Frame 1 (no input): blank canvas, image omitted
Frame 60 (the mouse pressed at the canvas centre just before this capture): blank canvas, image omitted
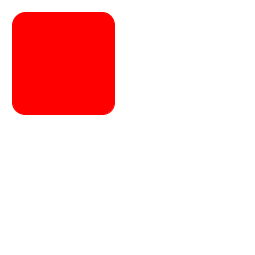
Frame 120 (the mouse held since frame 60 and released just before this capture)

The Processing sketch whose frames 1 and 60 were blank and that drew this single picture after the mouse press (run headless with seeded random() and noise(); from frame 60 on, the mouse is pressed at the canvas centre):

// Processing sketch: processing_137677
// ── processing_137677.pde

int sp = 25;
int w = 255;
int h = 255;
color fillc = color(255,0,0,0);
void setup(){
  
 size(255,255,JAVA2D);
 background(255);
 smooth();

stroke(255,0,0);
fill(255,0,0);
strokeWeight(1);
ellipse(sp,sp,sp,sp);
line(sp,sp-(sp/2)-1,w-sp,sp-(sp/2)-1);
line(sp,h-(sp/2)-1,w-sp,h-(sp/2)-1);
line(sp-(sp/2)-1,sp,sp-(sp/2)-1,h-sp);
line(w-(sp/2)-1,sp,w-(sp/2)-1,h-sp);


ellipse(w-sp,sp,sp,sp);

ellipse(sp,h-sp,sp,sp);
ellipse(w-sp,h-sp,sp,sp);
rectMode(CORNER);
noStroke();
//fill(255,0,0);
rect(sp,12,w-(sp*2),h-(sp*1));
//fill(0,255,0);
rect(sp-12,sp,w-(sp),h-(sp*2));





}

void makeit(int x,int y, int wt,int dp,color col){
  if(wt>x+25 && dp>y+25){
  int sp = 25;
  stroke(col);
fill(col);
strokeWeight(1);
ellipse(x,y,sp,sp);
line(x,x-(sp/2)-1,wt-sp,sp-(sp/2)-1);
line(x,dp-(sp/2)-1,wt-sp,dp-(sp/2)-1);
line(x-(sp/2)-1,sp,sp-(sp/2)-1,dp-sp);
line(wt-(sp/2)-1,sp,wt-(sp/2)-1,dp-sp);


ellipse(wt-sp,sp,sp,sp);

ellipse(sp,dp-sp,sp,sp);
ellipse(wt-sp,dp-sp,sp,sp);
rectMode(CORNER);
noStroke();
//fill(255,0,0);
rect(sp,12,wt-(sp*2),dp-(sp*1));
//fill(0,255,0);
rect(sp-12,sp,wt-(sp),dp-(sp*2));
  }

}

void draw(){
  background(255);
  makeit(25,25, mouseX,mouseY,color (255,0,0));
  
}
